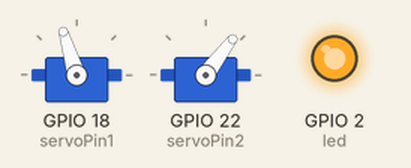
A sketch run on a simulated ESP32. Shown: 2 × servo, output pins drawn as LEDs (lit = HIGH). WiFi joins after 1.5 s; servers stay silent unless stated; not simulated (calls return 0 or success): credentials.h; what the sketch prints to the serial monitor is not drawn.

Above: at 1.55 s.
At 2.0 s:
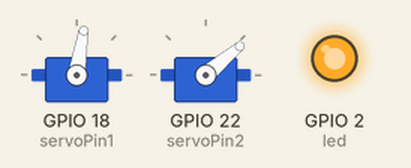
At 2.45 s:
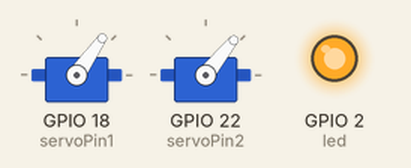
At 3.45 s:
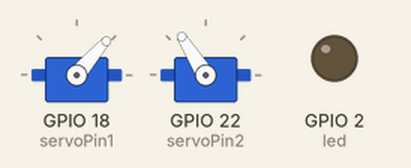
At 4.45 s:
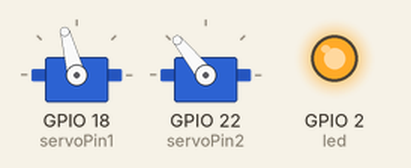
At 5.45 s:
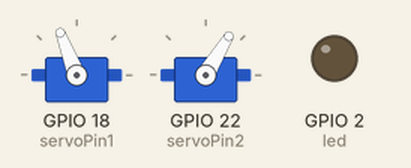
Timing chart, 0 to 10.7 s (numbered marks = the images above):
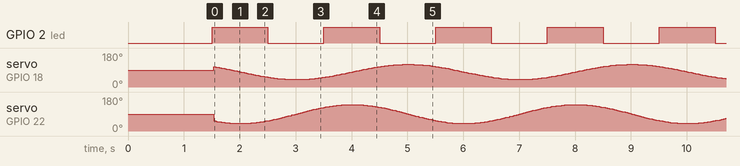

Measured:
- by itself, GPIO 2 (led): alternates HIGH for 1.0 s and LOW for 1.0 s

The sketch:

BPDRobot_firmware_OTA.ino
```cpp
#include <WiFi.h>
#include <ESPmDNS.h>
#include <WiFiUdp.h>
#include <ArduinoOTA.h>
#include <ESP32Servo.h>

#define ssid ""
#define password ""
#include "credentials.h" // overwrite w/ my ssid, password

//variabls for blinking an LED with Millis
const int led = LED_BUILTIN; // ESP32 Pin to which onboard LED is connected
int servoPin1 = 18, servoPin2 = 22;

unsigned long previousMillis = 0;  // will store last time LED was updated
const long interval = 1000;  // interval at which to blink (milliseconds)
int ledState = LOW;  // ledState used to set the LED
Servo myservo1, myservo2;

void setup() {

  pinMode(led, OUTPUT);
  ESP32PWM::allocateTimer(0);
  ESP32PWM::allocateTimer(1);
  ESP32PWM::allocateTimer(2);
  ESP32PWM::allocateTimer(3);
  myservo1.setPeriodHertz(50);    // standard 50 hz servo
  myservo1.attach(servoPin1, 1000, 2000); // attaches the servo on pin 18 to the servo object
  myservo2.setPeriodHertz(50);    // standard 50 hz servo
  myservo2.attach(servoPin2, 1000, 2000);

  Serial.begin(115200);
  Serial.println("Booting");
  WiFi.mode(WIFI_STA);
  WiFi.begin(ssid, password);
  while (WiFi.waitForConnectResult() != WL_CONNECTED) {
    Serial.println("Connection Failed! Rebooting...");
    delay(5000);
    ESP.restart();
  }

  ArduinoOTA
    .onStart([]() {
      String type;
      if (ArduinoOTA.getCommand() == U_FLASH)
        type = "sketch";
      else // U_SPIFFS
        type = "filesystem";

      // NOTE: if updating SPIFFS this would be the place to unmount SPIFFS using SPIFFS.end()
      Serial.println("Start updating " + type);
    })
    .onEnd([]() {
      Serial.println("\nEnd");
    })
    .onProgress([](unsigned int progress, unsigned int total) {
      Serial.printf("Progress: %u%%\r", (progress / (total / 100)));
    })
    .onError([](ota_error_t error) {
      Serial.printf("Error[%u]: ", error);
      if (error == OTA_AUTH_ERROR) Serial.println("Auth Failed");
      else if (error == OTA_BEGIN_ERROR) Serial.println("Begin Failed");
      else if (error == OTA_CONNECT_ERROR) Serial.println("Connect Failed");
      else if (error == OTA_RECEIVE_ERROR) Serial.println("Receive Failed");
      else if (error == OTA_END_ERROR) Serial.println("End Failed");
    });

  ArduinoOTA.begin();

  Serial.println("Ready");
  Serial.print("IP address: ");
  Serial.println(WiFi.localIP());
}

void loop() {
  ArduinoOTA.handle();

  //loop to blink without delay
  unsigned long currentMillis = millis();
  if (currentMillis - previousMillis >= interval)
  {
    previousMillis = currentMillis;
    ledState = not(ledState);
    digitalWrite(led,  ledState);
  }

  static long t2 = millis();
  if (millis() - t2 > 15) {
    t2 = millis();

    const float freq = 2 * PI / 4;  // rad
    float t = millis() / 1e3;

    float pos1 = 80 + 40 * sin(t * freq);
    float pos2 = 90 + 50 * cos(t * freq);

    pos1 = constrain(round(pos1), 30, 150);
    pos2 = constrain(round(pos2), 30, 150);

    myservo1.write(pos1);
    myservo2.write(pos2);
  }

}
```
